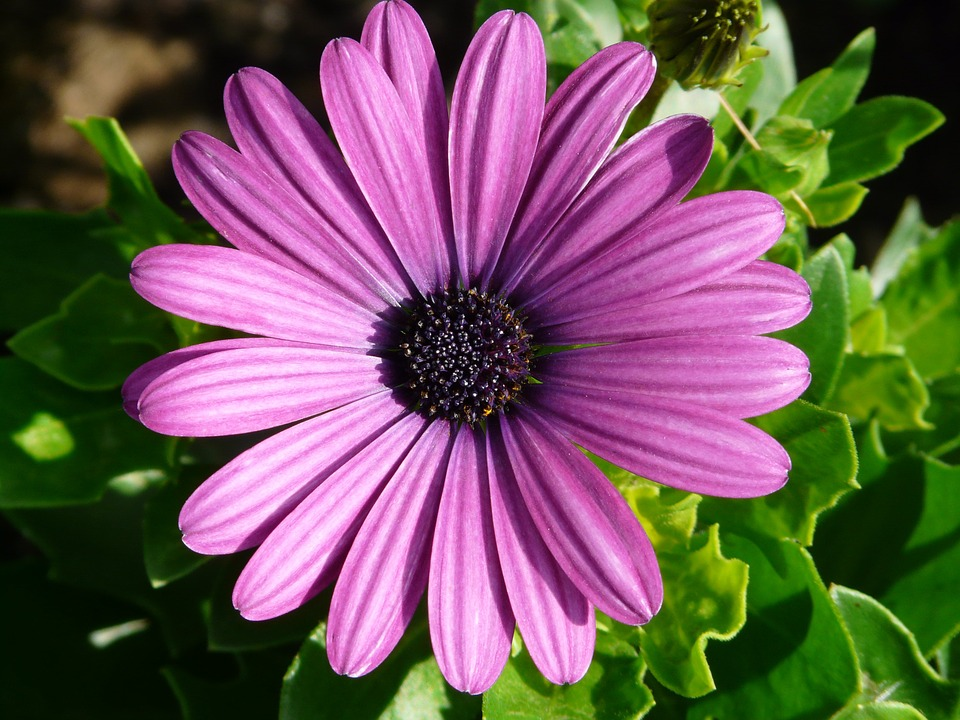
#> input picture op-ariitmetica-e-geometrica/img/flor01.jpg, 960 x 720 px, found by its file name
$ python aritmetica.py
#> lines starting #> are read from the running program, lines starting #| are printed output that depends on the picture
# 2 operações aritméticas: adição, subtração, divisão, multiplicação.

import os
from PIL import Image
import numpy as np
import matplotlib.pyplot as plt


if os.environ.get("DISPLAY", "") == "" and os.environ.get("WAYLAND_DISPLAY", "") == "":
    import matplotlib
    matplotlib.use("Agg")


def soma(img1, img2):
    matriz1 = np.array(img1, dtype=np.int16)
    matriz2 = np.array(img2, dtype=np.int16)

    resultado = matriz1 + matriz2
    resultado = np.clip(resultado, 0, 255).astype(np.uint8)

    return resultado

def subtracao(img1, img2):
    matriz1 = np.array(img1, dtype=np.int16)
    matriz2 = np.array(img2, dtype=np.int16)

    resultado = matriz1 - matriz2
    resultado = np.clip(resultado, 0, 255).astype(np.uint8)

    return resultado

img1 = Image.open("op-ariitmetica-e-geometrica/img/flor01.jpg").convert("L")
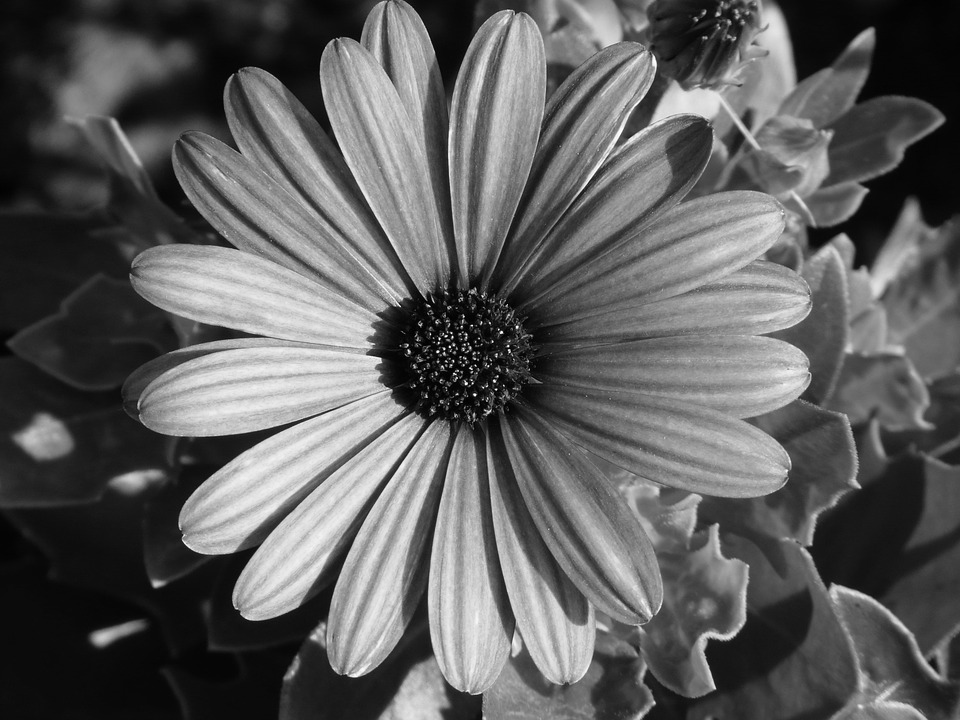
#> img1: PIL image 960x720 L; min 0, max 254, mean 94.1
img2 = Image.open("op-ariitmetica-e-geometrica/img/flor02.jpg").convert("L")
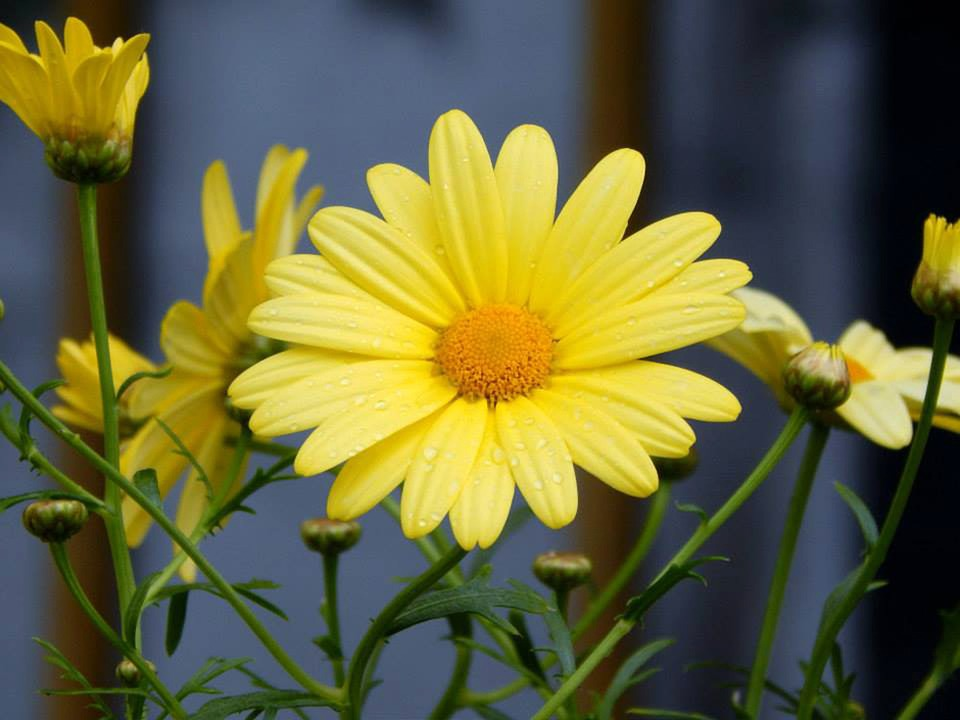
#> input picture op-ariitmetica-e-geometrica/img/flor02.jpg, 960 x 720 px, found by its file name
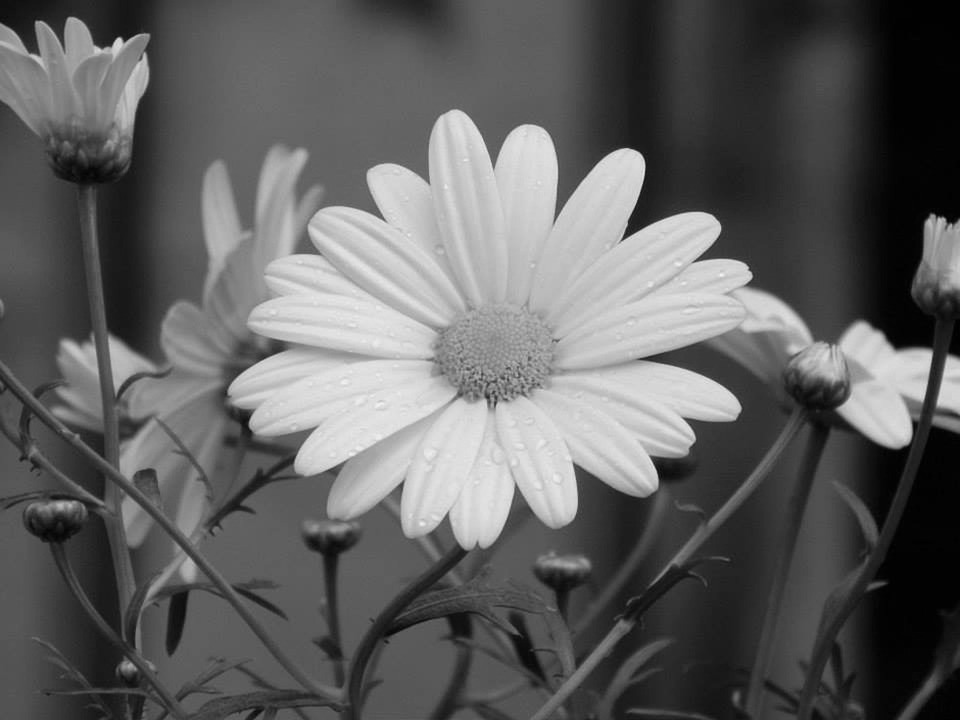
#> img2: PIL image 960x720 L; min 0, max 242, mean 96.6

matriz = np.array(img1)
matriz = np.array(img2)

soma = soma(img1,img2)
#> in soma, `resultado = np.clip(resultado, 0, 255).astype(np.uint8)`:
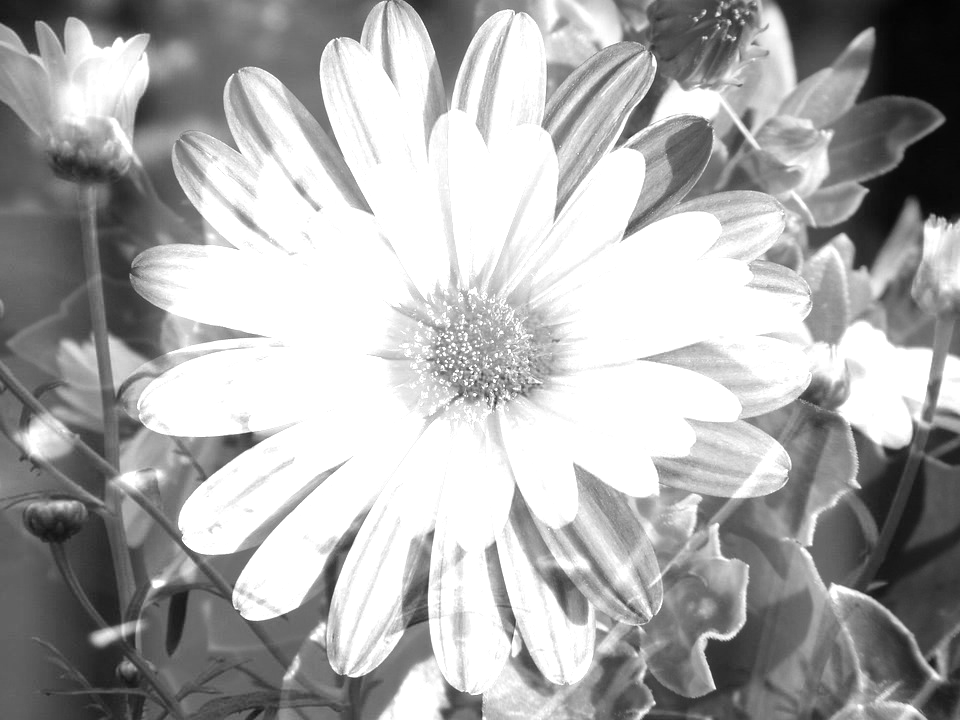
#> resultado: shape (720, 960); min 3, max 255, mean 171.3
subtracao = subtracao(img1,img2)
#> in subtracao, `resultado = matriz1 - matriz2`:
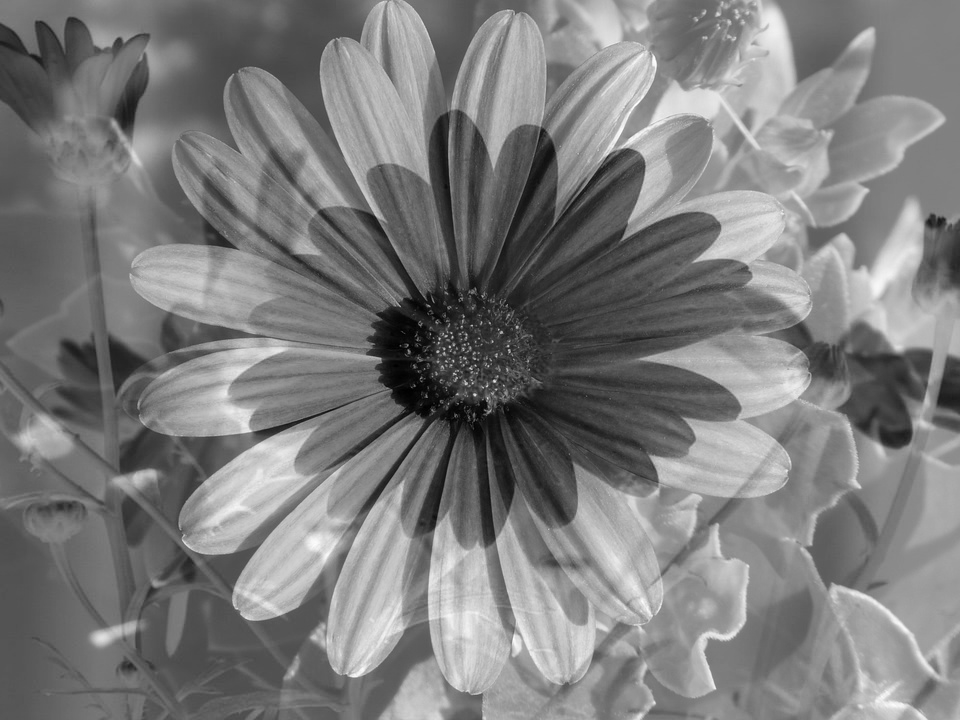
#> resultado: shape (720, 960) int16; min -222, max 226, mean -2.4; drawn with min black and max white
#> in subtracao, `resultado = np.clip(resultado, 0, 255).astype(np.uint8)`:
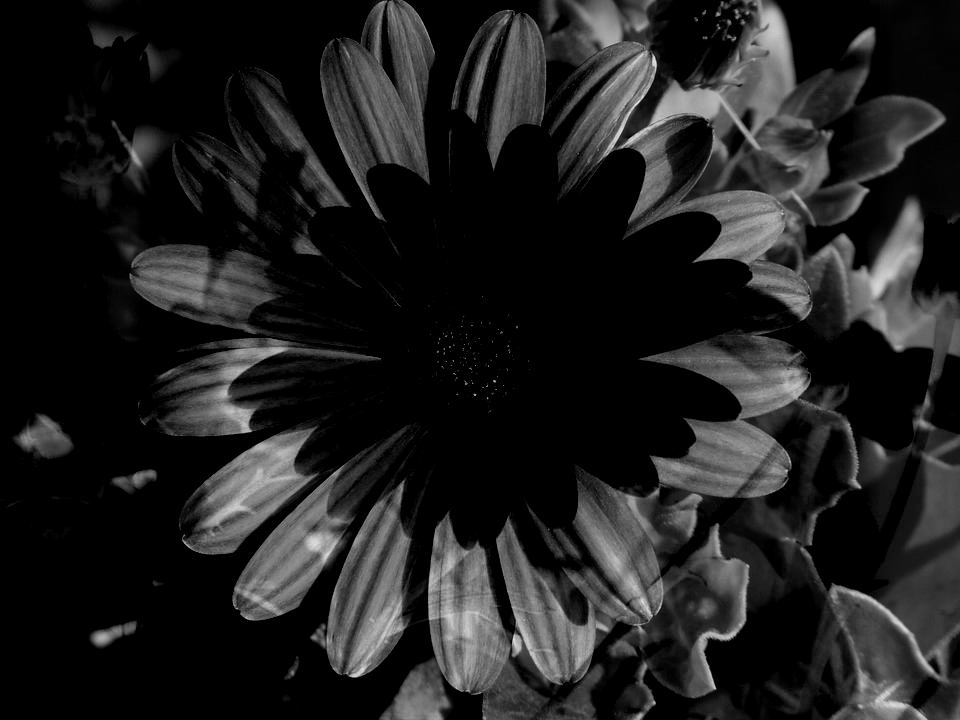
#> resultado: shape (720, 960); min 0, max 226, mean 31.8

plt.figure(figsize=(10, 10))

plt.subplot(2, 2, 1)
plt.imshow(img1, cmap="gray")
plt.title("Imagem 1")
plt.axis("off")

plt.subplot(2, 2, 2)
plt.imshow(img2, cmap="gray")
plt.title("Imagem 2")
plt.axis("off")

plt.subplot(2, 2, 3)
plt.imshow(soma, cmap="gray")
plt.title("Resultado soma: img1 + img2")
plt.axis("off")

plt.subplot(2, 2, 4)
plt.imshow(subtracao, cmap="gray")
plt.title("Resultado subtração: img1 - img2")
plt.axis("off")


plt.tight_layout()
plt.savefig("op-ariitmetica-e-geometrica/output/aritmetica.png", dpi=300)

if plt.get_backend().lower() != "agg":
    plt.show()
